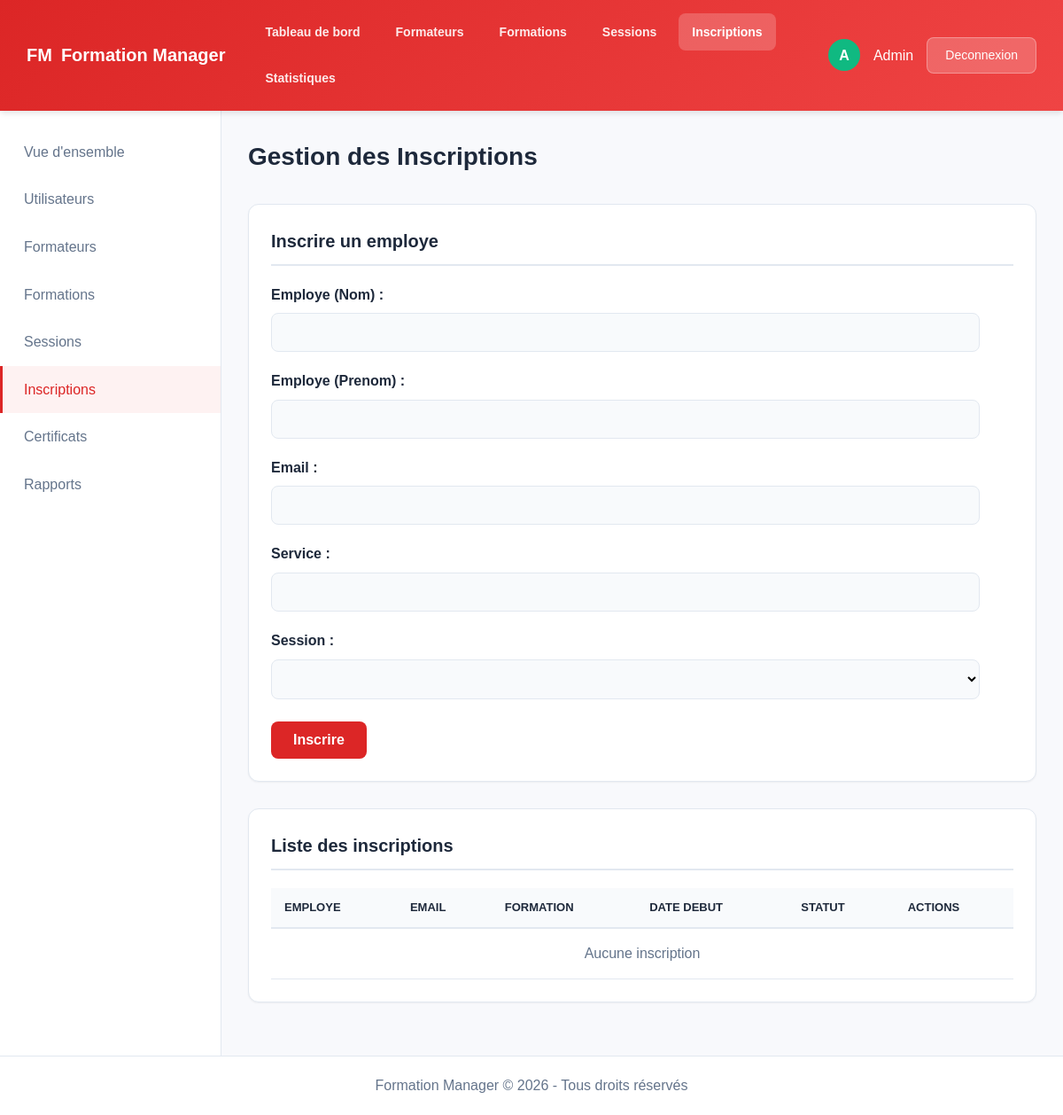
/inscription.php (signed in), run on an earlier commit of the app's database.
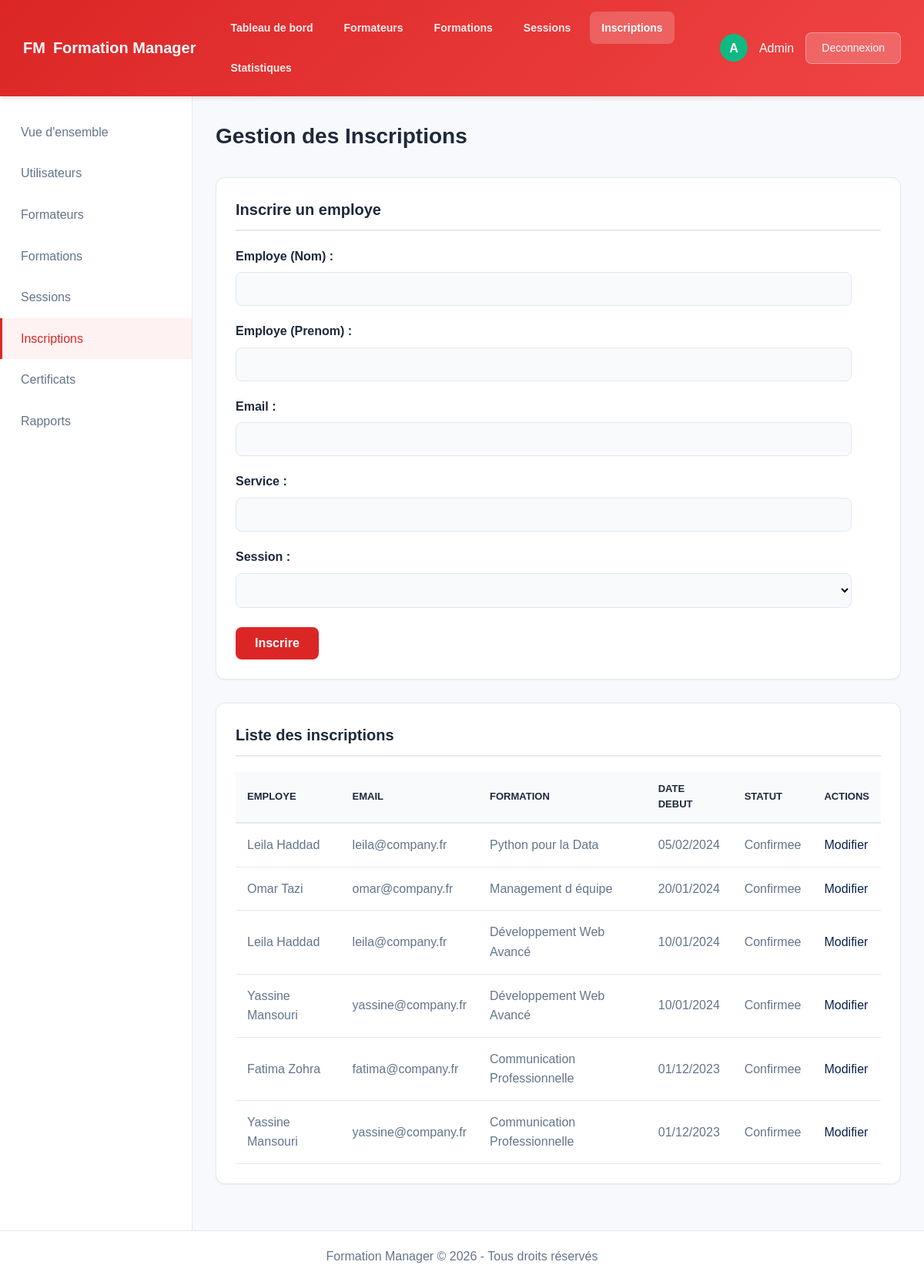
And on a later commit of the database.
### tables this page shows
create table if not exists inscriptions (
    id int auto_increment primary key,
    session_id int,
    nom_employe varchar(255) not null,
    prenom_employe varchar(255) not null,
    email_employe varchar(255) not null,
    service varchar(100),
    statut varchar(20) default 'confirmee',
    foreign key (session_id) references sessions(id)
);

create table if not exists formations (
    id int auto_increment primary key,
    nom varchar(255) not null,
    duree int not null,
    description text
);

create table if not exists sessions (
    id int auto_increment primary key,
    formation_id int,
    formateur_id int,
    date_debut date,
    date_fin date,
    foreign key (formation_id) references formations(id),
    foreign key (formateur_id) references formateurs(id)
);

### inscription.php (the view, shortened to what this page needs)
<?php
include 'connexion.php';
?>
<!DOCTYPE html>
<html lang="fr">
<head>
    <link rel="stylesheet" href="style.css">
</head>
<body>
    <?php include 'header.php'; ?>
    <div class="page-header">
        <h1 class="page-title">Gestion des Inscriptions</h1>
    </div>
    <div class="section">
        <h2 class="section-header">Inscrire un employe</h2>
        <form method="POST" action="traitement.php">
            <label>Employe (Nom) :</label>
            <input type="text" name="nom_employe" required>
            <label>Employe (Prenom) :</label>
            <input type="text" name="prenom" required>
            <label>Email :</label>
            <input type="email" name="email_employe" required>
            <label>Service :</label>
            <input type="text" name="service" required>
            <label>Session :</label>
            <select name="session" required>
            </select>
            <button type="submit">Inscrire</button>
        </form>
    </div>
    <div class="section">
        <h2 class="section-header">Liste des inscriptions</h2>
        <table>
            <thead>
                <tr>
                    <th>EMPLOYE</th>
                    <th>EMAIL</th>
                    <th>FORMATION</th>
                    <th>DATE DEBUT</th>
                    <th>STATUT</th>
                    <th>ACTIONS</th>
                </tr>
            </thead>
            <tbody>
                <?php
                $sql = "SELECT i.id, i.nom_employe, i.prenom_employe, i.email_employe, i.statut, f.nom, s.date_debut
                FROM inscriptions i
                JOIN sessions s ON i.session_id = s.id
                JOIN formations f ON s.formation_id = f.id
                ORDER BY s.date_debut DESC LIMIT 50";
                $resultat = mysqli_query($connexion, $sql);
                if (mysqli_num_rows($resultat) > 0) {
                    while ($row = mysqli_fetch_assoc($resultat)) {
                        echo "<tr>";
                        echo "<td>" . htmlspecialchars($row['prenom_employe'] . " " . $row['nom_employe']) . "</td>";
                        echo "<td>" . htmlspecialchars($row['email_employe']) . "</td>";
                        echo "<td>" . htmlspecialchars($row['nom']) . "</td>";
                        echo "<td>" . date('d/m/Y', strtotime($row['date_debut'])) . "</td>";
                        echo "<td>" . ucfirst($row['statut']) . "</td>";
                        echo "<td><a href='#'>Modifier</a></td>";
                        echo "</tr>";
                    }
                } else {
                    echo "<tr><td colspan='6' style='text-align: center;'>Aucune inscription</td></tr>";
                }
                ?>
            </tbody>
        </table>
    </div>
    <?php include 'footer.php'; ?>
</body>
</html>

### header.php (shortened to what this page needs)
<div class="top-nav">
    <div class="logo">
        <span class="logo-icon">FM</span>
        <span>Formation Manager</span>
    </div>
    <nav class="main-nav">
        <?php
        $current_page = basename($_SERVER['PHP_SELF']);
        $role = $_SESSION['role'] ?? 'employe';
        if ($role === 'admin') {
            echo '<a href="dashboard_admin.php" ' . ($current_page == 'dashboard_admin.php' ? 'class="active"' : '') . '>Tableau de bord</a>';
            echo '<a href="formateurs.php" ' . ($current_page == 'formateurs.php' ? 'class="active"' : '') . '>Formateurs</a>';
            echo '<a href="formations.php" ' . ($current_page == 'formations.php' ? 'class="active"' : '') . '>Formations</a>';
            echo '<a href="sessions.php" ' . ($current_page == 'sessions.php' ? 'class="active"' : '') . '>Sessions</a>';
            echo '<a href="inscription.php" ' . ($current_page == 'inscription.php' ? 'class="active"' : '') . '>Inscriptions</a>';
            echo '<a href="tableau-rh.php" ' . ($current_page == 'tableau-rh.php' ? 'class="active"' : '') . '>Statistiques</a>';
        }
        ?>
    </nav>
    <div class="user-section">
        <div class="user-avatar">
            <?php echo strtoupper(substr($_SESSION['nom'] ?? 'U', 0, 1)); ?>
        </div>
        <span style="color: white; font-weight: 500;">
            <?php echo htmlspecialchars($_SESSION['nom'] ?? 'Utilisateur'); ?>
        </span>
        <a href="logout.php" class="btn-logout">Deconnexion</a>
    </div>
</div>
<div class="layout-container">
    <div class="sidebar">
        <nav class="sidebar-nav">
            <?php
            if ($role === 'admin') {
                echo '<a href="dashboard_admin.php" ' . ($current_page == 'dashboard_admin.php' ? 'class="active"' : '') . '>Vue d\'ensemble</a>';
                echo '<a href="admin_users.php" ' . ($current_page == 'admin_users.php' ? 'class="active"' : '') . '>Utilisateurs</a>';
                echo '<a href="formateurs.php" ' . ($current_page == 'formateurs.php' ? 'class="active"' : '') . '>Formateurs</a>';
                echo '<a href="formations.php" ' . ($current_page == 'formations.php' ? 'class="active"' : '') . '>Formations</a>';
                echo '<a href="sessions.php" ' . ($current_page == 'sessions.php' ? 'class="active"' : '') . '>Sessions</a>';
                echo '<a href="inscription.php" ' . ($current_page == 'inscription.php' ? 'class="active"' : '') . '>Inscriptions</a>';
                echo '<a href="certificats.php" ' . ($current_page == 'certificats.php' ? 'class="active"' : '') . '>Certificats</a>';
                echo '<a href="tableau-rh.php" ' . ($current_page == 'tableau-rh.php' ? 'class="active"' : '') . '>Rapports</a>';
            }
            ?>
        </nav>
    </div>
    <div class="main-content">

### footer.php
</div>
</div>
<footer>
    <p>Formation Manager © 2026 - Tous droits réservés</p>
</footer>

### style.css (style rules this page uses)
:root { --primary: #dc2626; --primary-dark: #b91c1c; --primary-light: #fef2f2; --secondary: #10b981; --secondary-dark: #059669; --text-main: #1e293b; --text-muted: #64748b; --text-light: #ffffff; --bg-body: #f8f9fc; --bg-surface: #ffffff; --bg-sidebar: #2d3748; --border: #e2e8f0; --radius-sm: 4px; --radius-md: 8px; --radius-lg: 12px; --shadow-sm: 0 1px 2px 0 rgb(0 0 0 / 0.05); --shadow-md: 0 4px 6px -1px rgb(0 0 0 / 0.1); --shadow-lg: 0 10px 15px -3px rgb(0 0 0 / 0.1); --font-main: Arial, Helvetica, sans-serif; }
* { margin: 0; padding: 0; box-sizing: border-box; }
body { font-family: var(--font-main); background-color: var(--bg-body); color: var(--text-main); line-height: 1.6; display: flex; flex-direction: column; min-height: 100vh; }
a { text-decoration: none; color: #0b224d; }
.top-nav { background: linear-gradient(135deg, #dc2626 0%, #ef4444 100%); color: white; padding: 15px 30px; display: flex; align-items: center; gap: 30px; box-shadow: var(--shadow-md); position: sticky; top: 0; z-index: 100; }
.logo { display: flex; align-items: center; gap: 10px; font-size: 20px; font-weight: bold; }
.main-nav { display: flex; gap: 10px; flex-wrap: wrap; flex: 1; }
.main-nav a { color: rgba(255, 255, 255, 0.9); padding: 10px 15px; border-radius: var(--radius-md); font-weight: bold; font-size: 14px; transition: background 0.2s; }
.main-nav a:hover, .main-nav a.active { background-color: rgba(255, 255, 255, 0.2); color: white; }
.user-section { display: flex; align-items: center; gap: 15px; margin-left: auto; }
.user-avatar { width: 36px; height: 36px; border-radius: 50%; background: var(--secondary); display: flex; align-items: center; justify-content: center; font-weight: bold; color: white; }
.btn-logout { background: rgba(255, 255, 255, 0.2); border: 1px solid rgba(255, 255, 255, 0.3); color: white; padding: 8px 20px; border-radius: var(--radius-md); font-size: 14px; }
.layout-container { display: flex; flex: 1; }
.sidebar { width: 250px; background: white; border-right: 1px solid var(--border); padding: 20px 0; }
.sidebar-nav { display: flex; flex-direction: column; }
.sidebar-nav a { color: var(--text-muted); padding: 14px 24px; display: flex; align-items: center; gap: 12px; border-left: 3px solid transparent; font-weight: 500; }
.sidebar-nav a.active { background-color: var(--primary-light); color: var(--primary); border-left-color: var(--primary); }
.main-content { flex: 1; padding: 30px; overflow-y: auto; }
.page-header { margin-bottom: 30px; }
.page-title { font-size: 28px; font-weight: bold; color: var(--text-main); display: flex; align-items: center; gap: 12px; }
.section { background: white; border-radius: var(--radius-lg); border: 1px solid var(--border); box-shadow: var(--shadow-sm); padding: 25px; margin-bottom: 30px; }
.section-header { font-size: 20px; font-weight: bold; margin-bottom: 20px; padding-bottom: 10px; border-bottom: 2px solid var(--border); }
table { width: 100%; border-collapse: collapse; margin-top: 15px; }
table th { background-color: #f8fafc; color: var(--text-main); padding: 12px 15px; text-align: left; font-weight: bold; border-bottom: 2px solid var(--border); text-transform: uppercase; font-size: 13px; }
table td { padding: 15px; border-bottom: 1px solid var(--border); color: var(--text-muted); }
form { max-width: 800px; }
label { display: block; margin-top: 20px; margin-bottom: 8px; font-weight: bold; color: var(--text-main); }
input, select, textarea { width: 100%; padding: 12px; border: 1px solid var(--border); border-radius: var(--radius-md); font-size: 16px; background-color: #f8fafc; font-family: inherit; }
button { margin-top: 25px; padding: 12px 25px; background-color: var(--primary); color: white; border: none; border-radius: var(--radius-md); cursor: pointer; font-size: 16px; font-weight: bold; }
footer { background: white; color: var(--text-muted); text-align: center; padding: 20px; border-top: 1px solid var(--border); margin-top: auto; }

What changed in the data, as far as the page shows it:
added inscriptions: prenom_employe+nom_employe "Leila Haddad", email_employe "leila@company.fr", formations.nom "Python pour la Data", session.date_debut "05/02/2024", statut "Confirmee"
added inscriptions: prenom_employe+nom_employe "Omar Tazi", email_employe "omar@company.fr", formations.nom "Management d équipe", session.date_debut "20/01/2024", statut "Confirmee"
added inscriptions: prenom_employe+nom_employe "Leila Haddad", email_employe "leila@company.fr", formations.nom "Développement Web Avancé", session.date_debut "10/01/2024", statut "Confirmee"
added inscriptions: prenom_employe+nom_employe "Yassine Mansouri", email_employe "yassine@company.fr", formations.nom "Développement Web Avancé", session.date_debut "10/01/2024", statut "Confirmee"
added inscriptions: prenom_employe+nom_employe "Fatima Zohra", email_employe "fatima@company.fr", formations.nom "Communication Professionnelle", session.date_debut "01/12/2023", statut "Confirmee"
added inscriptions: prenom_employe+nom_employe "Yassine Mansouri", email_employe "yassine@company.fr", formations.nom "Communication Professionnelle", session.date_debut "01/12/2023", statut "Confirmee"
Also different on the page:
text no longer shown: "Aucune inscription"
